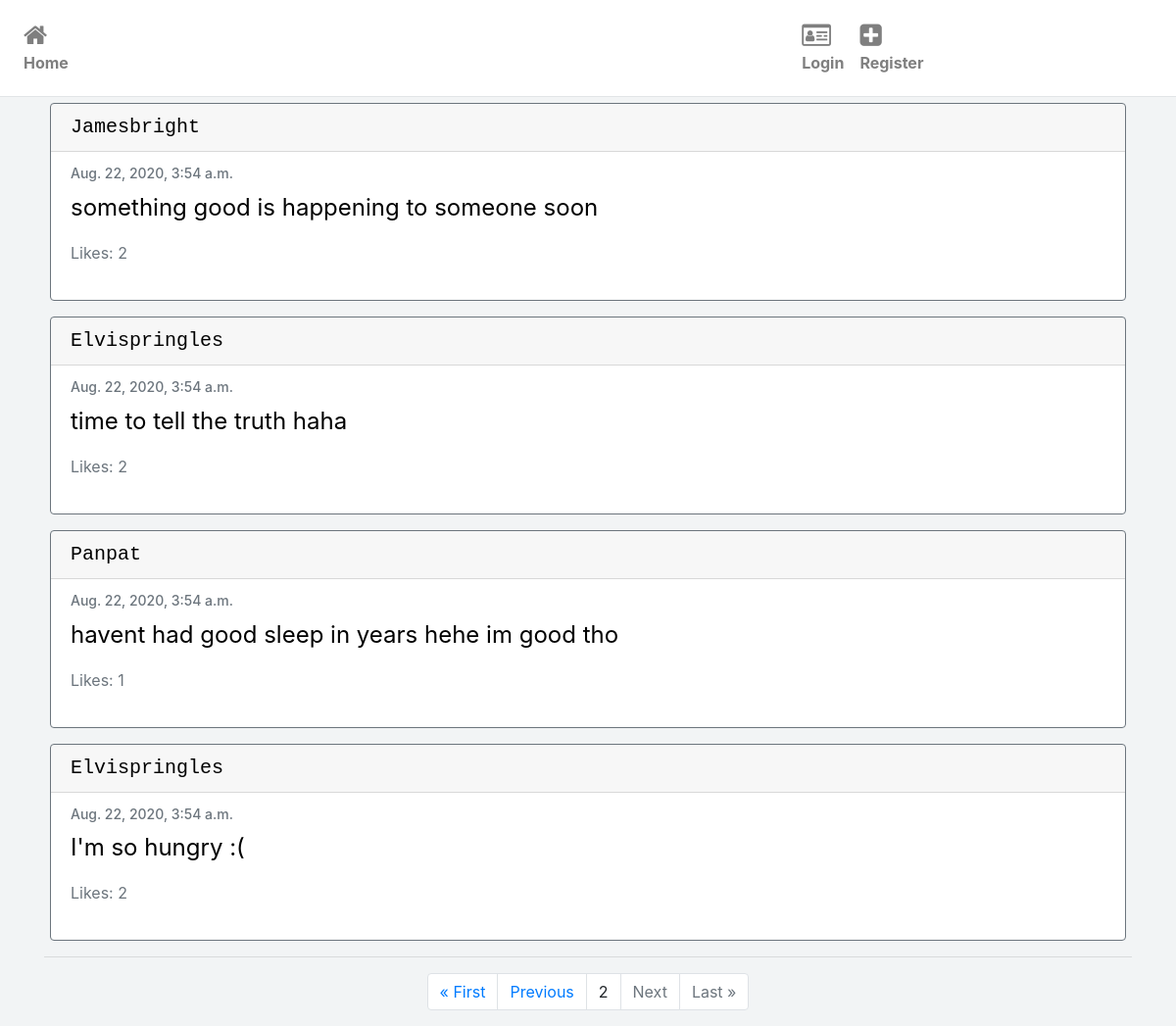
Screenshot of /?page=2 with the database file from the repository.
### network/models.py (models this page shows, shortened)
class Post(models.Model):
    content = models.CharField(max_length=255)
    user = models.ForeignKey('User', on_delete=models.CASCADE, related_name='writer')
    date = models.DateTimeField(default=datetime.now())
    liked = models.ManyToManyField('User', default=None, blank=True, related_name='post_likes')

class User(AbstractUser):
    pass

### network/views.py (the view)
# urls.py: path("", views.index, name="index"),
def index(request):
    posts = Post.objects.all().order_by('id').reverse()
    paginator = Paginator(posts, 10)
    page_number = request.GET.get('page')
    page_obj = paginator.get_page(page_number)
    return render(request, "network/index.html", {'page_obj': page_obj})

### network/templates/network/index.html (shortened to what this page needs)
{% extends "network/layout.html" %}
{% load static %}
{% block body %}
{% for post in page_obj %}
<div class="card border-secondary mb-3">
    <h5 class="card-header"><a href="{% url 'profile' username=post.user %}">{{post.user|title}}</a></h5>
    <div class="card-body text-secondary">
      <h6 class="card-subtitle mb-2 text-muted">{{post.date}}</h6>
      <p class="card-text">{{post.content}}</p>
        {% if user.is_authenticated %}
            {% if request.user == post.user %}
            <button type="button" class="edit" data-toggle="modal" data-target="#edit">Edit</button>
            <button type="button" class="delete" data-toggle="modal" data-target="#delete">Delete</button>
            {% elif request.user in post.liked.all %}
            <a class="likebutton" href="#" data-catid="{{ post.id }}" id="{{post.id}}" data-total="{{post.liked.all.count}}"  data-value="Unlike" value="submit"><i class="fa fa-heart" id="heart{{post.id}}" style="color:red;"></i><span id="liked{{post.id}}">{{post.liked.all.count}}</span></a>
            {% else %}
            <a class="likebutton" href="#" data-catid="{{ post.id }}" id="{{post.id}}" data-total="{{post.liked.all.count}}"  data-value="Like" value="submit"><i class="fa fa-heart" id="heart{{post.id}}" style="color:black;"></i><span id="liked{{post.id}}">{{post.liked.all.count}}</span></a>
            {% endif %}
        {% else %}
            <p class="total-likes">Likes: {{post.liked.all.count}}</p>
        {% endif %}
    </div>
</div>
{% endfor %}
    <hr>
        <div class="container">
            <ul class="pagination justify-content-center">
                {% if page_obj.has_previous %}
                    <li class="page-item"><a href="?page=1" class="page-link">&laquo; First</a></li>
                    <li class="page-item"><a href="?page={{ page_obj.previous_page_number }}" class="page-link">Previous</a></li>
                {% else %}
                <li class="page-item disabled"><a class="page-link">&laquo; First</a></li>
                <li class="page-item disabled"><a class="page-link">Previous</a></li>
                {% endif %}
                {% if page_obj.number %}
                <li class="page-item"><a class="page-link">{{ page_obj.number }}</a></li>
                {% else %}
                <li class="page-item"><a class="page-link">0</a></li>
                {% endif %}
                {% if page_obj.has_next %}
                <li class="page-item"><a href="?page={{ page_obj.next_page_number }}" class="page-link">Next</a></li>
                <li class="page-item"><a href="?page={{ page_obj.paginator.num_pages }}" class="page-link">Last &raquo;</a></li>
                {% else %}
                <li class="page-item disabled"><a class="page-link">Next</a></li>
                <li class="page-item disabled"><a class="page-link">Last &raquo;</a></li>
                {% endif %}
            </ul>
        </div>
{% endblock %}

### network/static/network/styles.css (style rules this page uses)
body { background-color: #f2f4f5; }
@media only screen and (min-width: 600px) { .card { width:auto; margin:6px; } }
@media only screen and (min-width: 600px) { .card-header { font-size:46px; font-family: monospace; } }
@media only screen and (min-width: 600px) { .card-subtitle { font-size:28px; } }
@media only screen and (min-width: 600px) { .card-text { font-size:34px; color:black; } }
@media only screen and (min-width: 600px) { .page-item { font-size: 36px; } }
@media only screen and (min-width: 600px) { a { color: black; } }
@media only screen and (min-width: 600px) { .total-likes { font-size: 32px; } }
@media only screen and (min-width: 1025px) { .card { width:auto; margin:6px; } }
@media only screen and (min-width: 1025px) { .card-header { font-size:20px; font-family: monospace; } }
@media only screen and (min-width: 1025px) { .card-subtitle { font-size:14px; } }
@media only screen and (min-width: 1025px) { .card-text { font-size:24px; color:black; } }
@media only screen and (min-width: 1025px) { .page-item { font-size: 16px; } }
@media only screen and (min-width: 1025px) { a { color: black; } }
@media only screen and (min-width: 1025px) { .total-likes { font-size: 16px; } }

### rows the page displays
Post: user "Jamesbright", date "Aug. 22, 2020, 3:54 a.m.", content "something good is happening to someone soon", liked.all.count "2"
Post: user "Elvispringles", date "Aug. 22, 2020, 3:54 a.m.", content "time to tell the truth haha", liked.all.count "2"
Post: user "Panpat", date "Aug. 22, 2020, 3:54 a.m.", content "havent had good sleep in years hehe im good tho", liked.all.count "1"
Post: user "Elvispringles", date "Aug. 22, 2020, 3:54 a.m.", content "I'm so hungry :(", liked.all.count "2"

### other values shown
{{ page_obj.number }} "2"
